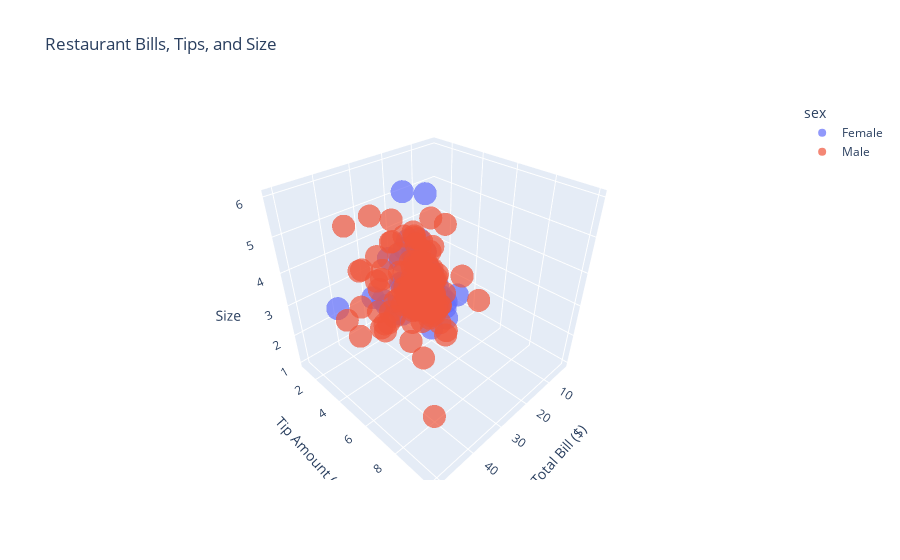

Source (notebook cell):
### Code cell
# Đây là dòng khởi tạo một biểu đồ phân tán 3D sử dụng thư viện Plotly Express.
figure_3d = px.scatter_3d(data_1, #tạo một biểu đồ phân tán dựa trên dữ liệu data 
                    # xác định các trục x, y và z của biểu đồ.
                    x='total_bill', y='tip', z='size',
                    # cho phép bạn tô màu các điểm dựa trên giới tính.
                    color='sex',
                    # xác định độ mờ của các điểm.
                    opacity=0.7,
                    # đặt tên tiêu đề của biểu đồ
                    title='Restaurant Bills, Tips, and Size')
# update_layout :cập nhật các thông số của biểu đồ.
figure_3d.update_layout(scene=dict(xaxis_title='Total Bill ($)',
                             yaxis_title='Tip Amount ($)',
                             zaxis_title='Size'))
                  #đặt tên các trục x, y và z tương ứng

# Show the plot.
figure_3d.show()

### Figure 1 — Plotly figure (JSON) as saved in the notebook; plotly's stock layout.template omitted (floating-point values rounded to 4 significant figures; data arrays with more than 128 entries replaced by an {"elided": "..."} marker saying what was removed)
{"data": [{"hovertemplate": "sex=Female<br>total_bill=%{x}<br>tip=%{y}<br>size=%{z}<extra></extra>", "legendgroup": "Female", "marker": {"color": "#636efa", "opacity": 0.7, "symbol": "circle"}, "mode": "markers", "name": "Female", "scene": "scene", "showlegend": true, "type": "scatter3d", "x": [16.99, 24.59, 35.26, 14.83, 10.33, 16.97, 20.29, 15.77, 19.65, 15.06, 20.69, 16.93, 10.29, 34.81, 26.41, 16.45, 3.07, 17.07, 26.86, 25.28, 14.73, 10.07, 34.83, 5.75, 16.32, 22.75, 11.35, 15.38, 44.3, 22.42, 20.92, 14.31, 7.25, 25.71, 17.31, 10.65, 12.43, 24.08, 13.42, 12.48, 29.8, 14.52, 11.38, 20.27, 11.17, 12.26, 18.26, 8.51, 10.33, 14.15, 13.16, 17.47, 27.05, 16.43, 8.35, 18.64, 11.87, 29.85, 25, 13.39, 16.21, 17.51, 10.59, 10.63, 9.6, 20.9, 18.15, 19.81, 43.11, 13, 12.74, 13, 16.4, 16.47, 12.76, 13.27, 28.17, 12.9, 30.14, 13.42, 15.98, 16.27, 10.09, 22.12, 35.83, 27.18, 18.78], "y": [1.01, 3.61, 5, 3.02, 1.67, 3.5, 2.75, 2.23, 3, 3, 2.45, 3.07, 2.6, 5.2, 1.5, 2.47, 1, 3, 3.14, 5, 2.2, 1.83, 5.17, 1, 4.3, 3.25, 2.5, 3, 2.5, 3.48, 4.08, 4, 1, 4, 3.5, 1.5, 1.8, 2.92, 1.68, 2.52, 4.2, 2, 2, 2.83, 1.5, 2, 3.25, 1.25, 2, 2, 2.75, 3.5, 5, 2.3, 1.5, 1.36, 1.63, 5.14, 3.75, 2.61, 2, 3, 1.61, 2, 4, 3.5, 3.5, 4.19, 5, 2, 2.01, 2, 2.5, 3.23, 2.23, 2.5, 6.5, 1.1, 3.09, 3.48, 3, 2.5, 2, 2.88, 4.67, 2, 3], "z": [2, 4, 4, 2, 3, 3, 2, 2, 2, 2, 4, 3, 2, 4, 2, 2, 1, 3, 2, 2, 2, 1, 4, 2, 2, 2, 2, 2, 3, 2, 2, 2, 1, 3, 2, 2, 2, 4, 2, 2, 6, 2, 2, 2, 2, 2, 2, 2, 2, 2, 2, 2, 6, 2, 2, 3, 2, 5, 4, 2, 3, 2, 2, 2, 2, 3, 3, 2, 4, 2, 2, 2, 2, 3, 2, 2, 3, 2, 4, 2, 3, 2, 2, 2, 3, 2, 2]}, {"hovertemplate": "sex=Male<br>total_bill=%{x}<br>tip=%{y}<br>size=%{z}<extra></extra>", "legendgroup": "Male", "marker": {"color": "#EF553B", "opacity": 0.7, "symbol": "circle"}, "mode": "markers", "name": "Male", "scene": "scene", "showlegend": true, "type": "scatter3d", "x": {"elided": "157 float values"}, "y": {"elided": "157 float values"}, "z": {"elided": "157 int values"}}], "layout": {"legend": {"title": {"text": "sex"}, "tracegroupgap": 0}, "scene": {"domain": {"x": [0, 1], "y": [0, 1]}, "xaxis": {"title": {"text": "Total Bill ($)"}}, "yaxis": {"title": {"text": "Tip Amount ($)"}}, "zaxis": {"title": {"text": "Size"}}}, "title": {"text": "Restaurant Bills, Tips, and Size"}}}
